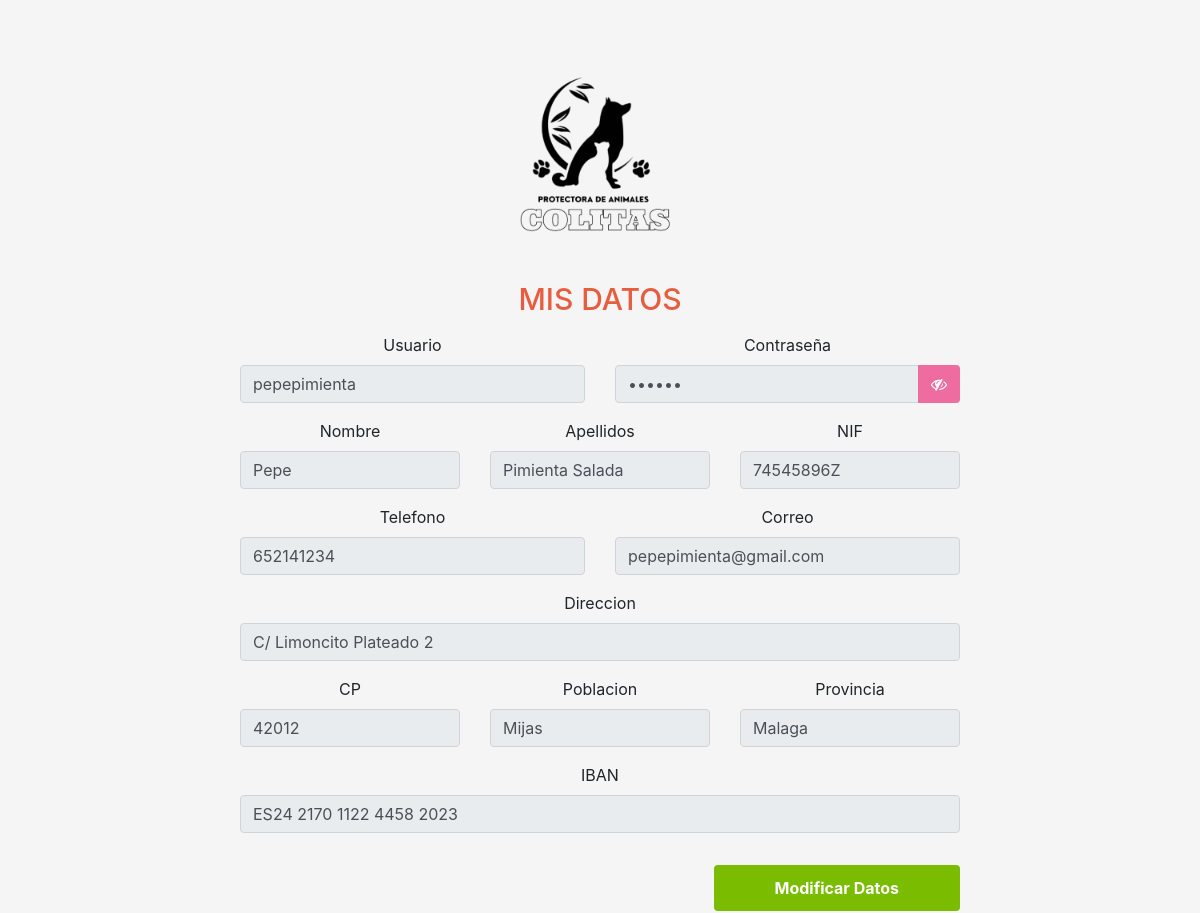
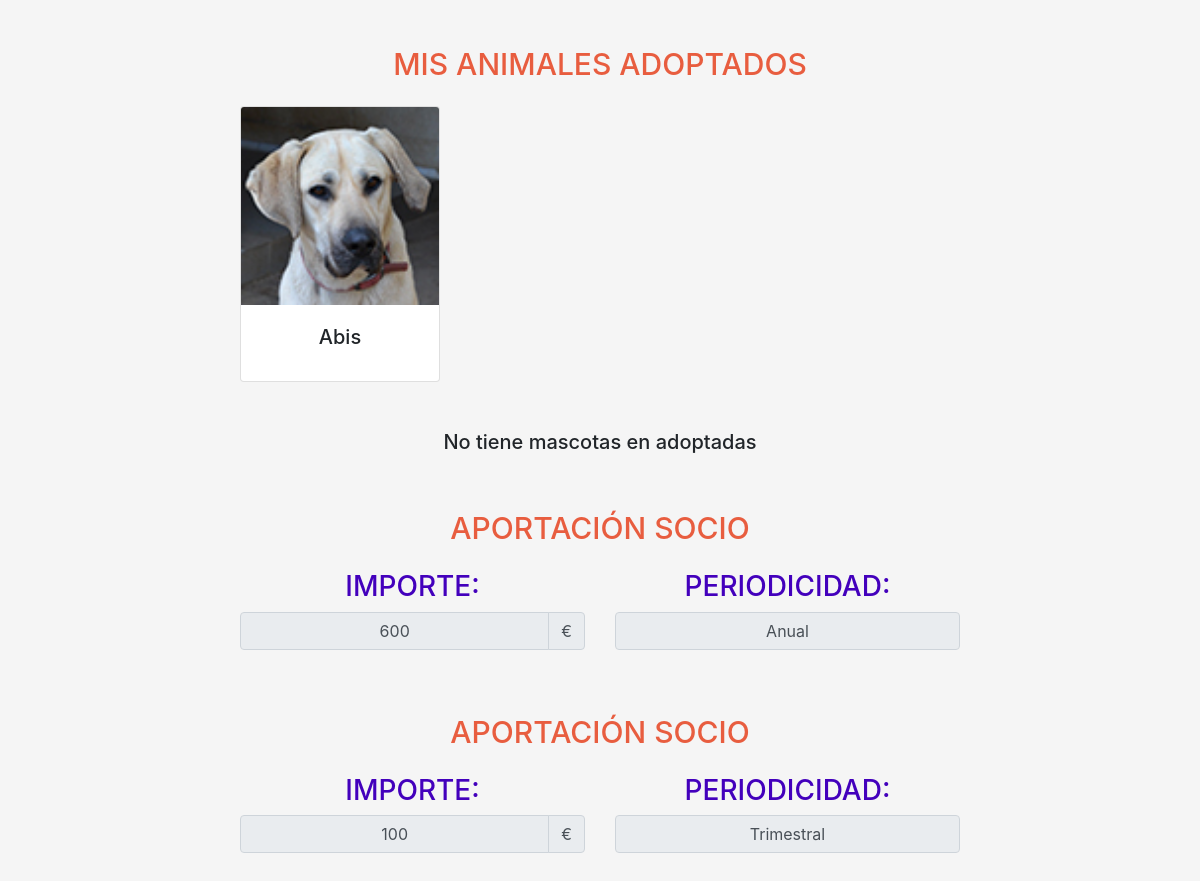
Screenshot of /Login/miCuenta.php (signed in) with the database file from the repository (2 pictures, top to bottom).
### tables this page shows
CREATE TABLE `usuarios` (
  `id_usuario` int(3) NOT NULL,
  `usuario` varchar(20) NOT NULL,
  `contraseña` varchar(20) NOT NULL,
  `nif` varchar(10) NOT NULL,
  `nombres` varchar(30) NOT NULL,
  `apellidos` varchar(50) NOT NULL,
  `correo` varchar(50) NOT NULL,
  `telefono` varchar(20) NOT NULL,
  `direccion` varchar(150) NOT NULL,
  `cp` varchar(5) NOT NULL,
  `poblacion` varchar(50) NOT NULL,
  `provincia` varchar(50) NOT NULL,
  `iban` varchar(24) NOT NULL,
  `id_protectora` int(4) NOT NULL
);

CREATE TABLE `mascotas` (
  `id_mascota` int(4) NOT NULL,
  `nombre` varchar(30) NOT NULL,
  `foto_del` varchar(300) NOT NULL,
  `genero` varchar(10) NOT NULL,
  `id_raza` int(4) NOT NULL,
  `fechaNacimiento` date NOT NULL,
  `tamaño` varchar(15) NOT NULL,
  `peso` decimal(5,3) NOT NULL,
  `esterilizado` varchar(2) NOT NULL,
  `caracter` varchar(150) DEFAULT NULL,
  `id_adoptante` int(4) DEFAULT NULL,
  `foto_tras` varchar(300) DEFAULT NULL,
  `id_protectora` int(4) NOT NULL
);

CREATE TABLE `adoptantes` (
  `id_adoptante` int(4) NOT NULL,
  `id_usuario` int(3) DEFAULT NULL
);

CREATE TABLE `socios` (
  `id_socio` int(4) NOT NULL,
  `importe` decimal(10,0) NOT NULL,
  `periocidad` varchar(50) NOT NULL,
  `id_usuario` int(3) DEFAULT NULL
);

### Login/miCuenta.php (the view, shortened to what this page needs)
<!DOCTYPE html>
<html>
    <head>
        <link href="https://cdn.jsdelivr.net/npm/bootstrap@5.1.3/dist/css/bootstrap.min.css" rel="stylesheet">
        <link rel="stylesheet" href="https://cdnjs.cloudflare.com/ajax/libs/font-awesome/4.7.0/css/font-awesome.min.css">
        <link rel="stylesheet" href="https://maxcdn.bootstrapcdn.com/bootstrap/4.0.0/css/bootstrap.min.css">
        <link href="estiloLogin.css" rel="stylesheet">
        <?php include '../BaseDatos/conexion.php' ?>
    </head>
<body class="text-center">
    <div class="container mostrarDatos">
    <a class="navbar-brand" href="../index.php" title="Inicio">
        <img class="mb-3" src="../img/logo.png" alt="logo" width="200" height="200">
    </a>
        <h1 class="mb-3">Mis datos</h1>
        <?php
            $usuarioSesion = $_SESSION["idusuario"];
            $busquedaDatos = $bd -> query("SELECT * FROM usuarios WHERE id_usuario = $usuarioSesion;");
            $datosUsuario = $busquedaDatos -> fetchAll(PDO::FETCH_OBJ);
            foreach ($datosUsuario as $dato){
        ?>
        <form action="modificarDatosCuenta.php" method="post">
            <div class="row align-items-end">
                <div class="col-md-6 mb-3">
                    <label for="inputusuario" class="form-label">Usuario</label>
                    <input type="text" class="form-control" id="inputusuario" value="<?php echo $dato->usuario?>" name="usuarioReg" readonly>
                </div>
                <div class="col-md-6 mb-3">
                    <label for="Password" class="form-label">Contraseña</label>
                    <div class="input-group">
                        <input id="Password" type="Password" Class="form-control" value="<?php echo $dato->contraseña?>" readonly>
                        <div class="input-group-append">
                            <button id="show_password" class="btn botonOculto botonvista" type="button" onclick="mostrarPassword()"> <span class="fa fa-eye-slash icon"></span> </button>
                        </div>
                    </div>
                </div>
                <div class="col-md-4 mb-3">
                    <label for="inputnombre" class="form-label">Nombre</label>
                    <input type="text" class="form-control" id="inputnombre" name="nombreReg" value="<?php echo $dato->nombres?>" readonly>
                </div>
                <div class="col-md-4 mb-3">
                    <label for="inputapellidos" class="form-label">Apellidos</label>
                    <input type="text" class="form-control" id="inputapellidos" name="apellidosReg" value="<?php echo $dato->apellidos?>" readonly>
                </div>
                <div class="col-md-4 mb-3">
                    <label for="inputNIF" class="form-label">NIF</label>
                    <input type="text" class="form-control" id="inputNIF" name="NIFReg" value="<?php echo $dato->nif?>" readonly>
                </div>
                <div class="col-md-6 mb-3">
                    <label for="inputtelefono" class="form-label">Telefono</label>
                    <input type="tel" class="form-control" id="inputtelefono" name="telefonoReg" value="<?php echo $dato->telefono?>" readonly>
                </div>
                <div class="col-md-6 mb-3">
                    <label for="inputcorreo" class="form-label">Correo</label>
                    <input type="email" class="form-control" id="inputcorreo" name="correoReg" value="<?php echo $dato->correo?>" readonly>
                </div>
                <div class="col-md-12 mb-3">
                    <label for="inputdireccion" class="form-label">Direccion</label>
                    <input type="text" class="form-control" id="inputAinputdireccionddress" name="direccReg" value="<?php echo $dato->direccion?>" readonly>
                </div>
                <div class="col-md-4 mb-3">
                    <label for="inputCP" class="form-label">CP</label>
                    <input type="text" class="form-control" id="inputCP" name="CPReg" value="<?php echo $dato->cp?>" readonly>
                </div>
                <div class="col-md-4 mb-3">
                    <label for="inputPoblacion" class="form-label">Poblacion</label>
                    <input type="text" class="form-control" id="inputPoblacion" name="poblacionReg" value="<?php echo $dato->poblacion?>" readonly>
                </div>
                <div class="col-md-4 mb-3">
                    <label for="inputProvincia" class="form-label">Provincia</label>
                    <input type="text" class="form-control" id="inputProvincia" name="provinciaReg" value="<?php echo $dato->provincia?>" readonly>
                </div>
                <div class="col-md-12 mb-3">
                    <label for="inputIBAN" class="form-label">IBAN</label>
                    <input type="text" class="form-control" id="inputIBAN" name="IBANReg" value="<?php echo $dato->iban?>" readonly>
                </div>
            </div>
            <div class="mt-3 mb-1 d-grid gap-4 d-md-flex justify-content-md-end">
                <input class="btn boton botonB" type="submit" value="Modificar Datos"></a>
            </div>
            <?php } ?>
        </form>
        <h1 class="mt-5 mb-4">Mis animales adoptados</h1>
        <div class="row gap-5">
            <?php
            $busquedaAdoptantes = $bd -> query("SELECT * FROM adoptantes a JOIN usuarios u ON u.id_usuario = a.id_usuario WHERE a.id_usuario = $usuarioSesion");
            $datosAdopt = $busquedaAdoptantes -> fetchAll(PDO::FETCH_OBJ);
            foreach ($datosAdopt as $datoA){
                $idAdoptate = $datoA->id_adoptante;
                $busquedaMascotasA = $bd -> query("SELECT * FROM mascotas m JOIN adoptantes a ON m.id_adoptante = a.id_adoptante WHERE m.id_adoptante = $idAdoptate");
                $datosMascotasA = $busquedaMascotasA -> fetchAll(PDO::FETCH_OBJ);
                foreach ($datosMascotasA as $datoMA){
                    ?>
            <div class="col-md-3 ">
                <div class="card miCuentaMascotas" style="width: 200px;">
                    <img src="../<?php echo $datoMA->foto_del?>" class="card-img-top" alt="mascota">
                    <div class="card-body">
                        <h5 class="card-title"><?php echo $datoMA->nombre?></h5>
                    </div>
                </div>
            </div>
    <?php
                }
                break;
            }
            $busquedaAdoptantes = $bd -> query("SELECT * FROM adoptantes a JOIN usuarios u ON u.id_usuario = a.id_usuario");
            $datosAdopt = $busquedaAdoptantes -> fetchAll(PDO::FETCH_OBJ);
            foreach ($datosAdopt as $datoA){
                $idusuario = $datoA->id_usuario;
                if($_SESSION['idusuario'] != $idusuario){
                echo "<h5>No tiene mascotas en adoptadas</h5>";
                }
                break;
            }
    ?>
        </div>
        <?php
        $busquedaSocios = $bd -> query("SELECT * FROM socios s JOIN usuarios u ON u.id_usuario = s.id_usuario WHERE s.id_usuario = $usuarioSesion");
        $datosSocios = $busquedaSocios -> fetchAll(PDO::FETCH_OBJ);
        foreach ($datosSocios as $datoS){
            if($datoS->id_usuario == $usuarioSesion){
        ?>
        <h1 class="mt-5 mb-4">Aportación Socio</h1>
        <div class="row">
            <div class="col-md-6">
                <h3>IMPORTE:</h3>
                <div class="input-group mb-3">
                    <input type="text" class="form-control text-center" value="<?php echo $datoS->importe?>" readonly>
                    <span class="input-group-text">€</span>
                </div>
            </div>
            <div class="col-md-6">
                <h3>PERIODICIDAD:</h3>
                <input type="text" class="form-control text-center" value="<?php echo $datoS->periocidad?>" readonly>
            </div>
        </div>
        <?php }} ?>
    </div>
</body>
</html>

### Login/estiloLogin.css (style rules this page uses)
:root { --marron:#481705; --naranja: #e85d3f; --naranjaClaro: #e79035; --amarillo: #ecc95a; --amarilloClaro: #f4eb97; --azul:#4300bc; --verdePistacho: #79bc00; --rosa:#EE6CA0; }
h1 { font-size: 30px; color: var(--naranja); text-transform: uppercase; }
body { display: flex; align-items: center; padding-top: 40px; padding-bottom: 40px; background-color: #f5f5f5; }
a { text-decoration: none; color: var(--rosa); }
.boton { background-color: var(--verdePistacho); color:white; padding-left: 40px; padding-right: 40px; }
.botonB { padding: 10px 60px; font-weight: bold; }
.mostrarDatos { max-width: 750px; padding: 15px; }
h3 { color: var(--azul); }
.botonOculto { background-color: var(--rosa); color: white; }

### rows the page displays
usuarios: usuarioReg "pepepimienta", nombreReg "Pepe", apellidosReg "Pimienta Salada", NIFReg "74545896Z", telefonoReg "652141234", correoReg "pepepimienta@gmail.com", direccReg "C/ Limoncito Plateado 2", CPReg "42012", poblacionReg "Mijas", provinciaReg "Malaga", IBANReg "ES24 2170 1122 4458 2023"
mascotas: foto_del (picture), nombre "Abis"
socios: importe "600", periocidad "Anual"
socios: importe "100", periocidad "Trimestral"
